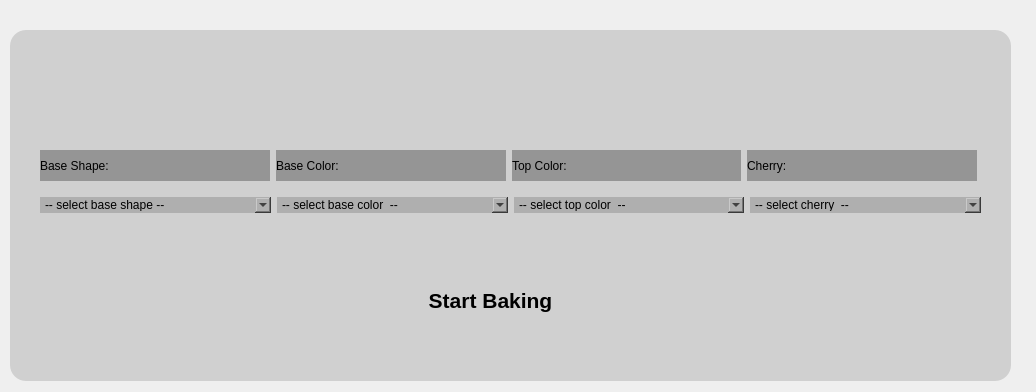
<?xml version="1.0" encoding="UTF-8"?>
<ui version="4.0">
 <class>MainWindow</class>
 <widget class="QMainWindow" name="MainWindow">
  <property name="geometry">
   <rect>
    <x>0</x>
    <y>0</y>
    <width>1036</width>
    <height>392</height>
   </rect>
  </property>
  <property name="windowTitle">
   <string>MainWindow</string>
  </property>
  <widget class="QWidget" name="centralwidget">
   <widget class="QFrame" name="frame">
    <property name="geometry">
     <rect>
      <x>10</x>
      <y>30</y>
      <width>1001</width>
      <height>351</height>
     </rect>
    </property>
    <property name="cursor">
     <cursorShape>ArrowCursor</cursorShape>
    </property>
    <property name="styleSheet">
     <string notr="true">
background-color: rgb(208, 208, 208);
border-radius:16px;</string>
    </property>
    <property name="frameShape">
     <enum>QFrame::StyledPanel</enum>
    </property>
    <property name="frameShadow">
     <enum>QFrame::Raised</enum>
    </property>
    <widget class="QWidget" name="horizontalLayoutWidget">
     <property name="geometry">
      <rect>
       <x>30</x>
       <y>160</y>
       <width>941</width>
       <height>31</height>
      </rect>
     </property>
     <layout class="QHBoxLayout" name="horizontalLayout_2">
      <item>
       <widget class="QComboBox" name="comboBox">
        <property name="cursor">
         <cursorShape>PointingHandCursor</cursorShape>
        </property>
        <property name="styleSheet">
         <string notr="true">background-color: rgb(175, 175, 175);</string>
        </property>
        <item>
         <property name="text">
          <string>-- select base shape --</string>
         </property>
        </item>
        <item>
         <property name="text">
          <string>round</string>
         </property>
        </item>
        <item>
         <property name="text">
          <string>box</string>
         </property>
        </item>
        <item>
         <property name="text">
          <string>heart</string>
         </property>
        </item>
       </widget>
      </item>
      <item>
       <widget class="QComboBox" name="comboBox_2">
        <property name="cursor">
         <cursorShape>PointingHandCursor</cursorShape>
        </property>
        <property name="styleSheet">
         <string notr="true">background-color: rgb(175, 175, 175);</string>
        </property>
        <item>
         <property name="text">
          <string>-- select base color  --</string>
         </property>
        </item>
        <item>
         <property name="text">
          <string>choco</string>
         </property>
        </item>
        <item>
         <property name="text">
          <string>pink</string>
         </property>
        </item>
        <item>
         <property name="text">
          <string>yellow</string>
         </property>
        </item>
       </widget>
      </item>
      <item>
       <widget class="QComboBox" name="comboBox_3">
        <property name="cursor">
         <cursorShape>PointingHandCursor</cursorShape>
        </property>
        <property name="styleSheet">
         <string notr="true">background-color: rgb(175, 175, 175);</string>
        </property>
        <item>
         <property name="text">
          <string>-- select top color  --</string>
         </property>
        </item>
        <item>
         <property name="text">
          <string>choco</string>
         </property>
        </item>
        <item>
         <property name="text">
          <string>pink</string>
         </property>
        </item>
        <item>
         <property name="text">
          <string>yellow</string>
         </property>
        </item>
       </widget>
      </item>
      <item>
       <widget class="QComboBox" name="comboBox_4">
        <property name="cursor">
         <cursorShape>PointingHandCursor</cursorShape>
        </property>
        <property name="styleSheet">
         <string notr="true">background-color: rgb(175, 175, 175);</string>
        </property>
        <item>
         <property name="text">
          <string>-- select cherry  --</string>
         </property>
        </item>
        <item>
         <property name="text">
          <string>triple</string>
         </property>
        </item>
        <item>
         <property name="text">
          <string>smiley</string>
         </property>
        </item>
        <item>
         <property name="text">
          <string>heart</string>
         </property>
        </item>
        <item>
         <property name="text">
          <string>leaf</string>
         </property>
        </item>
       </widget>
      </item>
     </layout>
    </widget>
    <widget class="QWidget" name="horizontalLayoutWidget_2">
     <property name="geometry">
      <rect>
       <x>30</x>
       <y>120</y>
       <width>937</width>
       <height>31</height>
      </rect>
     </property>
     <layout class="QHBoxLayout" name="horizontalLayout_3">
      <item>
       <widget class="QLabel" name="label">
        <property name="styleSheet">
         <string notr="true">background-color: rgb(149, 149, 149);
color: rgb(0, 0, 0);
font: 11pt &quot;MS Shell Dlg 2&quot;;</string>
        </property>
        <property name="text">
         <string>Base Shape: </string>
        </property>
       </widget>
      </item>
      <item>
       <widget class="QLabel" name="label_4">
        <property name="styleSheet">
         <string notr="true">background-color: rgb(149, 149, 149);
color: rgb(0, 0, 0);
font: 11pt &quot;MS Shell Dlg 2&quot;;</string>
        </property>
        <property name="text">
         <string>Base Color:</string>
        </property>
       </widget>
      </item>
      <item>
       <widget class="QLabel" name="label_3">
        <property name="styleSheet">
         <string notr="true">background-color: rgb(149, 149, 149);
color: rgb(0, 0, 0);
font: 11pt &quot;MS Shell Dlg 2&quot;;</string>
        </property>
        <property name="text">
         <string>Top Color:</string>
        </property>
       </widget>
      </item>
      <item>
       <widget class="QLabel" name="label_2">
        <property name="styleSheet">
         <string notr="true">background-color: rgb(149, 149, 149);
color: rgb(0, 0, 0);
font: 11pt &quot;MS Shell Dlg 2&quot;;</string>
        </property>
        <property name="text">
         <string>Cherry:</string>
        </property>
       </widget>
      </item>
     </layout>
    </widget>
    <widget class="QPushButton" name="pushButton">
     <property name="geometry">
      <rect>
       <x>370</x>
       <y>240</y>
       <width>221</width>
       <height>61</height>
      </rect>
     </property>
     <property name="font">
      <font>
       <pointsize>16</pointsize>
       <weight>75</weight>
       <bold>true</bold>
      </font>
     </property>
     <property name="cursor">
      <cursorShape>PointingHandCursor</cursorShape>
     </property>
     <property name="styleSheet">
      <string notr="true">QPushButton{
	border-radius:0px;
	
	background-color: rgb(0, 170, 0);


}
QPushButton:hover{
background-color: rgb(0, 85, 0);
}

QPushButton:pressed{
background-color: rgb(85, 170, 127);
}
background-color: rgb(85, 170, 127);</string>
     </property>
     <property name="text">
      <string>Start Baking</string>
     </property>
    </widget>
   </widget>
  </widget>
 </widget>
 <resources/>
 <connections/>
</ui>
